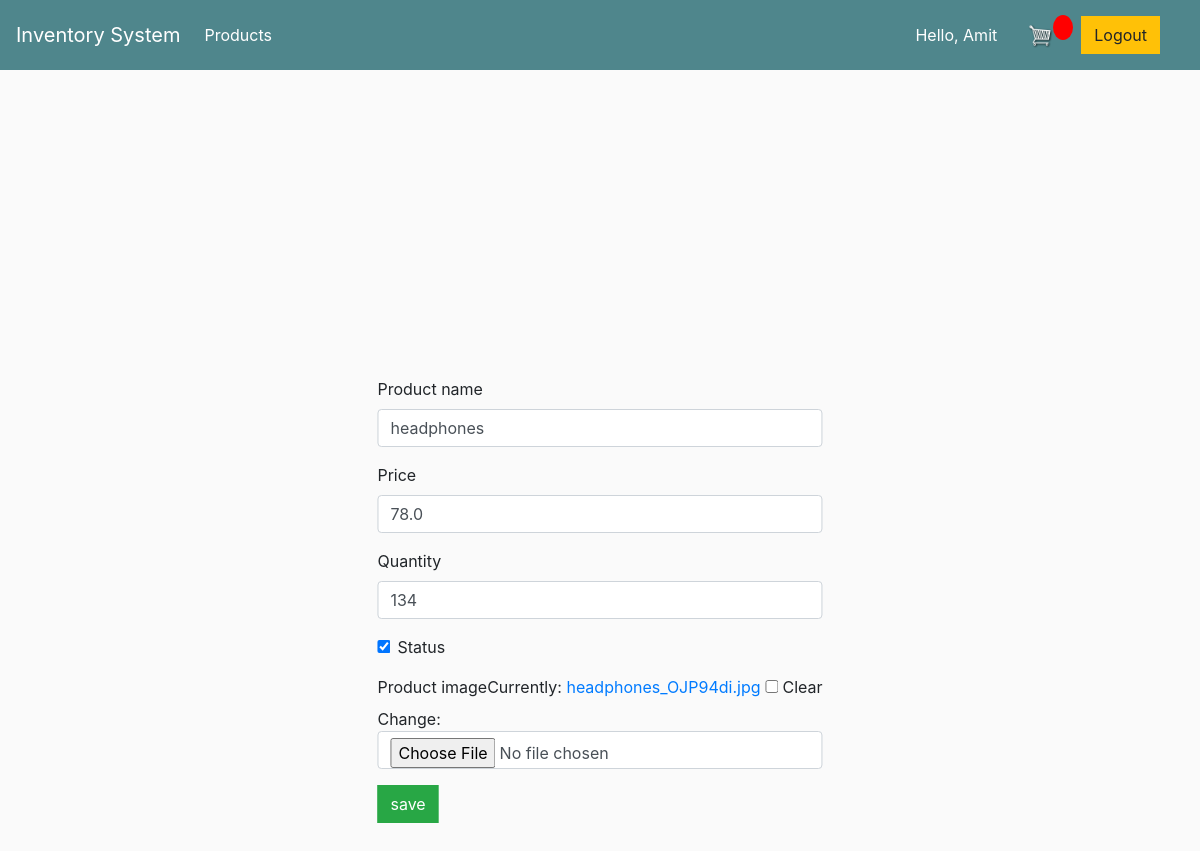
/product/2/update/ (signed in), run on the app's committed database.
### account/models.py (models this page shows, shortened)
class CustomUser(AbstractBaseUser):
    email = models.EmailField(max_length=100, verbose_name='email', unique=True)
    name = models.CharField(max_length=100)
    date_joined = models.DateTimeField(verbose_name='date joined', auto_now_add=True)
    last_login = models.DateTimeField(verbose_name='last login', auto_now=True)
    is_admin = models.BooleanField(default=False)
    is_active = models.BooleanField(default=True)
    is_staff = models.BooleanField(default=False)
    is_superuser = models.BooleanField(default=False)
    objects = CustomUserManager()
    USERNAME_FIELD = 'email'
    REQUIRED_FIELDS = ['name']
    def __str__(self):
        return self.email

### product/models.py (models this page shows, shortened)
class ProductInformation(models.Model):
    product_name = models.CharField(max_length=100)
    price = models.FloatField(default=0)
    quantity = models.IntegerField(default=0)
    status = models.BooleanField(default=True)
    product_image = models.ImageField(null=True, blank=True)

### product/views.py (the view, shortened to what this page needs)
# urls.py: path('<int:pk>/update/', views.ProductUpdateView.as_view(), name='update'),
class ProductUpdateView(LoginRequiredMixin, UpdateView):
    form_class = ProductForm
    queryset = ProductInformation.objects.all()
    template_name = 'product/product_create.html'
    success_url = reverse_lazy('product:productList')
    def get_object(self, queryset=None):
        id_ = self.kwargs.get("pk")
        return get_object_or_404(ProductInformation, id=id_)

### product/forms.py
class ProductForm(forms.ModelForm):
    class Meta:
        model = ProductInformation
        fields = ('product_name', 'price', 'quantity', 'status', 'product_image')

### product/templates/product/product_create.html (shortened to what this page needs)
{% extends 'base.html' %}
{% load static %}
{% load bootstrap4 %}
{% block content %}
    <div class="container center_div">
		<div class="form">
			<div class="row">
				<div class="col-6 col-md-12">
                    <form method="post" enctype="multipart/form-data">
                        {% bootstrap_form form %}
                        <button type="submit" class="btn btn-success">
                            save
                        </button>
                    </form>
                </div>
            </div>
        </div>
    </div>
{% endblock %}

### templates/base.html (shortened to what this page needs)
<!doctype html>
{% load static %}
<html lang="en">
  <head>
    <link rel="stylesheet" href="https://stackpath.bootstrapcdn.com/bootstrap/4.3.1/css/bootstrap.min.css"
>
    <link href="{% static '/css/navbar-top-fixed.css' %}" rel="stylesheet">
    <link rel="stylesheet" type="text/css" href="{% static '/css/util.css' %}">
	<link rel="stylesheet" type="text/css" href="{% static '/css/main.css' %}">
  </head>
  <body>
    <nav class="navbar navbar-expand-md navbar-dark fixed-top bg-dark">
      <a class="navbar-brand" href="#">Inventory System</a>
        {% if request.user.is_authenticated and user.is_superuser %}
        <div class="collapse navbar-collapse" id="navbarCollapse">
          <ul class="navbar-nav mr-auto">
            <li class="nav-item active">
              <a class="nav-link" href="{% url 'product:productList' %}">Products <span class="sr-only">(current)</span></a>
            </li>
            <li class="nav-item active">
              <a class="nav-link" href="{% url 'product:create' %}">Add Product</a>
            </li>
        </ul>
          <ul class="navbar-nav my-2 my-md-0 mr-md-3">
              <li>
                <p class="m-auto" style="color:white;">Hello, {{request.user.name}}</p>
              </li>
          </ul>
          <ul class="navbar-nav my-2 my-md-0 mr-md-3">
            <li class="nav-item active">
              <a class="nav-link" href="{% url 'account:logout' %}">
                  <button class="btn btn-warning my-2 my-sm-0" type="submit">Logout</button>
              </a>
            </li>
        </ul>
          {% elif request.user.is_authenticated and not user.is_superuser %}
        <div class="collapse navbar-collapse" id="navbarCollapse1">
          <ul class="navbar-nav mr-auto">
            <li class="nav-item active">
              <a class="nav-link" href="{% url 'product:productList' %}">Products <span class="sr-only">(current)</span></a>
            </li>
        </ul>
          <ul class="navbar-nav my-2 my-md-0 mr-md-3">
              <li>
                <p class="m-auto" style="color:white;">Hello, {{request.user.name}}</p>
              </li>
          </ul>
          <div class="form-inline my-2 my-lg-0">
              <a href="{% url 'product:cart' %}">
                  <img  id="cart-icon" src="{% static 'images/cart.png' %}">
              </a>
              <p id="cart-total">{{cartItems}}</p>
          </div>
          <ul class="navbar-nav my-2 my-md-0 mr-md-3">
            <li class="nav-item active">
              <a class="nav-link" href="{% url 'account:logout' %}">
                  <button class="btn btn-warning my-2 my-sm-0" type="submit">Logout</button>
              </a>
            </li>
          </ul>
        {% endif %}
    </nav><br/>
    {% block content %}
    {% endblock %}
  </body>
</html>

### static/css/navbar-top-fixed.css (style rules this page uses)
body { min-height: 75rem; padding-top: 4.5rem; }

### static/css/main.css (style rules this page uses)
body { background-color: hsl(0, 0%, 98%); }
.bg-dark { background-color: #4f868c!important; }
#cart-icon { width:25px; display: inline-block; margin-left: 15px; }
#cart-total { display: block; text-align: center; color:#fff; background-color: red; width: 20px; height: 25px; border-radius: 50%; font-size: 14px; }
.btn { border-radius: 0; }

### data on the page
CustomUser: user.name "Amit"
ProductInformation: product_name "headphones", price "78.0", quantity "134", status "☑"
